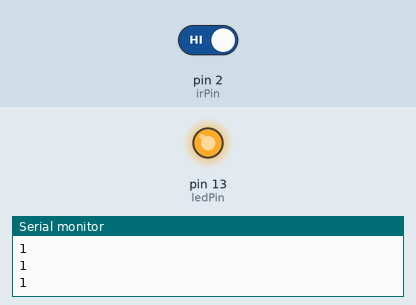
The sketch below on a simulated Arduino Uno, built with avr-gcc and run on an emulated ATmega328P. Shown: output pins drawn as LEDs (lit = HIGH), the last lines printed to the serial monitor. Inputs (shaded band) come from the test bench; at power-on: pin 2 (irPin) HIGH.

Above: at 1.2 s.
1.3 s: pin 2 (irPin) driven LOW
At 2.1 s:
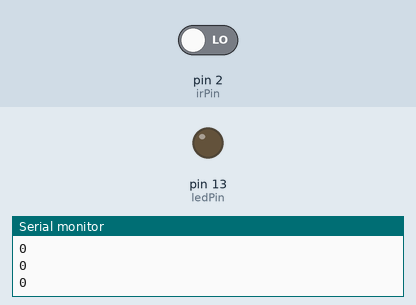
2.8 s: pin 2 (irPin) driven HIGH
At 3.3 s:
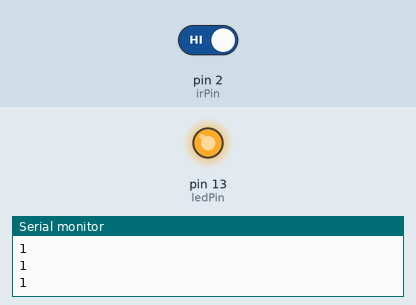
Timing chart, 0 to 5.8 s (numbered marks = the images above; inputs shaded):
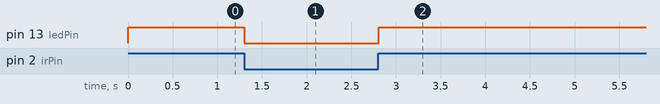

Measured:
- after the input at 1.3 s, pin 13 (ledPin): HIGH → LOW at once
- after the input at 2.8 s, pin 13 (ledPin): LOW → HIGH at once

The sketch:

Lab8_Q1.ino
```cpp
int ledPin = 13; // this number indicates the pin number of the Arduino board
int irPin = 2;

void setup() {
  // set the input & output pins here
  pinMode(ledPin, OUTPUT);
  pinMode(irPin, INPUT);
  Serial.begin(9600);
}

void loop() {
  // read the output digital signal from the IR sensor
  // if an obstacle is detected, turn the red LED on
  // if there is no obstacle, turn the red LED off
  int value = digitalRead(irPin);

  digitalWrite(ledPin, (value)? HIGH:LOW);
  Serial.println(value);

  delay(10);
}
```
